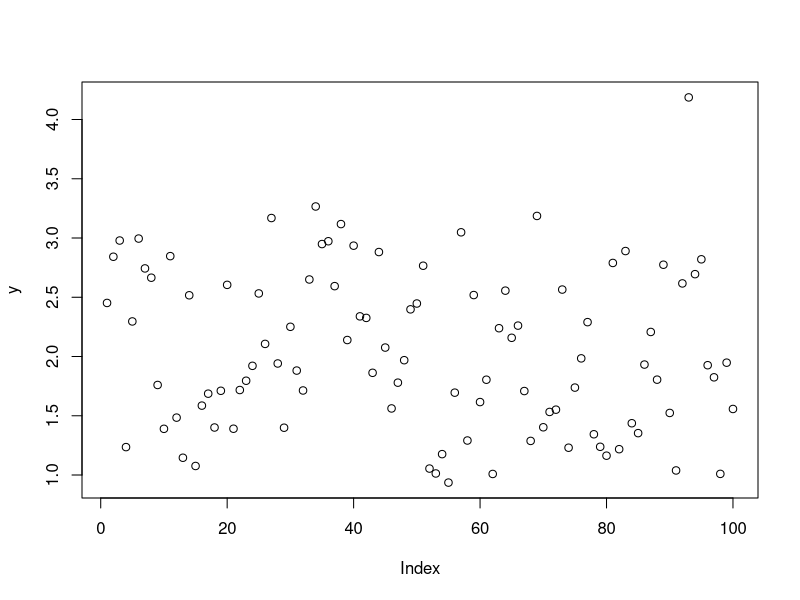

The R script that drew this image: (Note: this script raises an error after producing the figure.)
# getwd()
# setwd("W203 Week 14")
library(MASS)
N = 100
#creating independent variables
#first, the covariance matrix for our multi-variate normal
# this determines the correlation of our independent variables.
sig = matrix(c(2,.5,.25,.5,1,0,.25,0,1) , nrow=3)
# now the variables:
M = mvrnorm(n = N, mu = rep(1,3), Sigma = sig )
y.cont = 1 + 2* M[,1] - 5 * M[,2] + M[,3] + rnorm(N)
y.bin = as.numeric ( y.cont > 0 )
# include the intercept in your independent variables
X = cbind (1, M )
y = y.cont
# or y = y.bin , depending on the exercise

# Part 1. OLS using a recursive function
reg <- function(y, x) {
  if (as.integer(length(x)) == 1) {
    return(sum(x*y) / sum(x^2))
  } else {
      x = ifelse(length(x) > 1, x[, -length(x)], x[, length(x)])
      return(reg(y, x))
  }
}

pwr = function(x,i){
  # if i==0, return 1
  # if i>0, return x^(i-1) * x
  # if i<0, return x^(i+1) / x
  if (as.integer(i) == 0 ) return( 1)
  else return(
    ifelse( i>0, pwr(x,i-1)* x , pwr(x,i+1) /x ))
}


pwr(10, -3)

# Part 2. OLS using numeric optimization
# Generate heteroskedastic data

x1 <- runif(100)
x2 <- x1*rnorm(100)
y <- 1 + 2*x1 + rnorm(100)*x1*x2

d <- data.frame(y, x1, x2)

plot(y)
scatterplot(x1, y)

# linear model without bootstrap
mod <- lm(y ~ x1 + x2, data = d)
summary(mod)
confint(mod)

# use bootstrap to estimate the model
library(boot)

bootReg <- function (formula, data, i)
{
  d <- data [i,]
  fit <- lm(formula, data = d)
  return(coef(fit))
}

boot.r <- boot(statistic = bootReg, formula = y ~ x1 + x2, data = d, R = 2000)
boot.r
summary(boot.r)
boot.ci(boot.r, type = "bca", index = 1)
boot.ci(boot.r, type = "bca", index = 2)
boot.ci(boot.r, type = "bca", index = 3)

library(sandwich)
library(lmtest)
?sandwich
?coeftest

coeftest(mod)
coeftest(mod, vcov = sandwich)
coeftest(mod, vcov = vcovHC)

# Part 3. Logit

likelihood <- function(X, b) {
  return(1 / (1 + exp(-(X%*%b))))
}

# logit <- function(y, X, b) {
#   return(
#     sum( # sum the logs of likelihood
#       log( # take a log of likelihood
#         ifelse(y == 1, (1 / (1 + exp(-b%*%X))), 1 - (1 / (1 + exp(-b%*%X)))))))
# }

loglikelihood <- function(y, X, b) {
  y*log(likelihood(X, b) + (1 - y)*log(1 - likelihood(X, b)))
}

logit <- function(X, y, b) {
  return(-sum(y*log(likelihood(X, b) + (1 - y)*likelihood(X, b))))
}

optim(c(10, 10, 10, 10), logit, X = X, y = y.cont, method = "BFGS", hessian = TRUE)

optim(y.cont, likelihood, X = X, method = "BFGS", hessian = TRUE)
